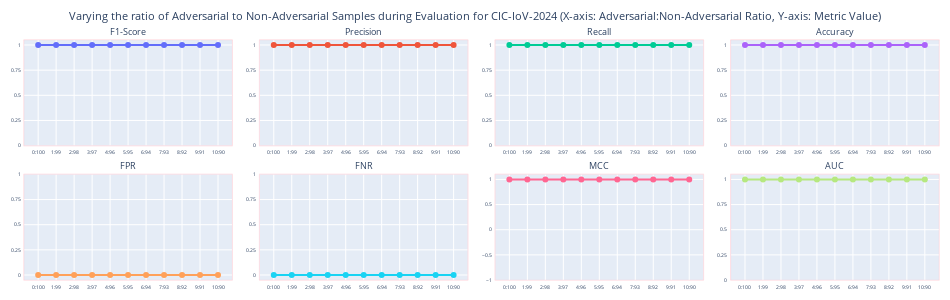

The cell this chart's notebook holds for it:
### Code cell
# Creating subplots
fig = make_subplots(
    rows=2, cols=4, 
    subplot_titles=("F1-Score", "Precision", "Recall", "Accuracy", "FPR", "FNR", "MCC", "AUC"),
    horizontal_spacing=0.03, vertical_spacing=0.12
)

# Adding traces
fig.add_trace(go.Scatter(x=ratio_labels, y=f1score_list, mode='lines+markers', name='F1-Score'), row=1, col=1)
fig.add_trace(go.Scatter(x=ratio_labels, y=precision_list, mode='lines+markers', name='Precision'), row=1, col=2)
fig.add_trace(go.Scatter(x=ratio_labels, y=recall_list, mode='lines+markers', name='Recall'), row=1, col=3)
fig.add_trace(go.Scatter(x=ratio_labels, y=accuracy_list, mode='lines+markers', name='Accuracy'), row=1, col=4)
fig.add_trace(go.Scatter(x=ratio_labels, y=fpr_list, mode='lines+markers', name='FPR'), row=2, col=1)
fig.add_trace(go.Scatter(x=ratio_labels, y=fnr_list, mode='lines+markers', name='FNR'), row=2, col=2)
fig.add_trace(go.Scatter(x=ratio_labels, y=mcc_list, mode='lines+markers', name='MCC'), row=2, col=3)
fig.add_trace(go.Scatter(x=ratio_labels, y=auc_list, mode='lines+markers', name='AUC'), row=2, col=4)

# Update layout
fig.update_layout(
    title={'text': f'Varying the ratio of Adversarial to Non-Adversarial Samples during Evaluation for {dataset_name} (X-axis: Adversarial:Non-Adversarial Ratio, Y-axis: Metric Value)', 'x': 0.5, 'xanchor': 'center'},
    height=300, width=950,
    showlegend=False,
    margin=dict(l=10, r=10, t=40, b=10),
    font=dict(size=8),  # General font size for axis text and other elements
)

# Update subplot titles font size
fig.update_layout(
    annotations=[dict(
        font=dict(size=9),  # Reduced font size for subplot titles
        xref="paper", yref="paper",
        showarrow=False
    ) for _ in range(8)]
)

eps = 0.05

fig.update_yaxes(range=[0, 1+eps], row=1, col=1, zeroline=True, dtick=0.25)
fig.update_yaxes(range=[0, 1+eps], row=1, col=2, zeroline=True, dtick=0.25)
fig.update_yaxes(range=[0, 1+eps], row=1, col=3, zeroline=True, dtick=0.25)
fig.update_yaxes(range=[0, 1+eps], row=1, col=4, zeroline=True, dtick=0.25)
fig.update_yaxes(range=[0-eps, 1], row=2, col=1, zeroline=False, dtick=0.25)
fig.update_yaxes(range=[0-eps, 1], row=2, col=2, zeroline=False, dtick=0.25)
fig.update_yaxes(range=[-1, 1+0.1], row=2, col=3, zeroline=False, dtick=0.50)
fig.update_yaxes(range=[0, 1+eps], row=2, col=4, zeroline=True, dtick=0.25)

# Increase the spacing between the graph and the ratio labels
fig.update_xaxes(linewidth=0.5, linecolor='pink', mirror=True, tickfont=dict(size=5), ticklabelposition="outside", ticklabelstandoff=2, dtick=0.1)
fig.update_yaxes(linewidth=0.5, linecolor='pink', mirror=True, tickfont=dict(size=5), ticklabelposition="outside", ticklabelstandoff=2)

fig.show()

### Figure 1 — Plotly figure (JSON) as saved in the notebook; plotly's stock layout.template omitted (floating-point values rounded to 4 significant figures)
{"data": [{"mode": "lines+markers", "name": "F1-Score", "type": "scatter", "x": ["0:100", "1:99", "2:98", "3:97", "4:96", "5:95", "6:94", "7:93", "8:92", "9:91", "10:90"], "xaxis": "x", "y": [1, 1, 1, 1, 1, 1, 1, 1, 1, 1, 1], "yaxis": "y"}, {"mode": "lines+markers", "name": "Precision", "type": "scatter", "x": ["0:100", "1:99", "2:98", "3:97", "4:96", "5:95", "6:94", "7:93", "8:92", "9:91", "10:90"], "xaxis": "x2", "y": [1, 1, 1, 1, 1, 1, 1, 1, 1, 1, 1], "yaxis": "y2"}, {"mode": "lines+markers", "name": "Recall", "type": "scatter", "x": ["0:100", "1:99", "2:98", "3:97", "4:96", "5:95", "6:94", "7:93", "8:92", "9:91", "10:90"], "xaxis": "x3", "y": [1, 1, 1, 1, 1, 1, 1, 1, 1, 1, 1], "yaxis": "y3"}, {"mode": "lines+markers", "name": "Accuracy", "type": "scatter", "x": ["0:100", "1:99", "2:98", "3:97", "4:96", "5:95", "6:94", "7:93", "8:92", "9:91", "10:90"], "xaxis": "x4", "y": [1, 1, 1, 1, 1, 1, 1, 1, 1, 1, 1], "yaxis": "y4"}, {"mode": "lines+markers", "name": "FPR", "type": "scatter", "x": ["0:100", "1:99", "2:98", "3:97", "4:96", "5:95", "6:94", "7:93", "8:92", "9:91", "10:90"], "xaxis": "x5", "y": [0, 0, 0, 0, 0, 0, 0, 0, 0, 0, 0], "yaxis": "y5"}, {"mode": "lines+markers", "name": "FNR", "type": "scatter", "x": ["0:100", "1:99", "2:98", "3:97", "4:96", "5:95", "6:94", "7:93", "8:92", "9:91", "10:90"], "xaxis": "x6", "y": [0, 0, 0, 0, 0, 0, 0, 0, 0, 0, 0], "yaxis": "y6"}, {"mode": "lines+markers", "name": "MCC", "type": "scatter", "x": ["0:100", "1:99", "2:98", "3:97", "4:96", "5:95", "6:94", "7:93", "8:92", "9:91", "10:90"], "xaxis": "x7", "y": [1, 1, 1, 1, 1, 1, 1, 1, 1, 1, 1], "yaxis": "y7"}, {"mode": "lines+markers", "name": "AUC", "type": "scatter", "x": ["0:100", "1:99", "2:98", "3:97", "4:96", "5:95", "6:94", "7:93", "8:92", "9:91", "10:90"], "xaxis": "x8", "y": [1, 1, 1, 1, 1, 1, 1, 1, 1, 1, 1], "yaxis": "y8"}], "layout": {"annotations": [{"font": {"size": 9}, "showarrow": false, "text": "F1-Score", "x": 0.1138, "xanchor": "center", "xref": "paper", "y": 1, "yanchor": "bottom", "yref": "paper"}, {"font": {"size": 9}, "showarrow": false, "text": "Precision", "x": 0.3712, "xanchor": "center", "xref": "paper", "y": 1, "yanchor": "bottom", "yref": "paper"}, {"font": {"size": 9}, "showarrow": false, "text": "Recall", "x": 0.6288, "xanchor": "center", "xref": "paper", "y": 1, "yanchor": "bottom", "yref": "paper"}, {"font": {"size": 9}, "showarrow": false, "text": "Accuracy", "x": 0.8862, "xanchor": "center", "xref": "paper", "y": 1, "yanchor": "bottom", "yref": "paper"}, {"font": {"size": 9}, "showarrow": false, "text": "FPR", "x": 0.1138, "xanchor": "center", "xref": "paper", "y": 0.44, "yanchor": "bottom", "yref": "paper"}, {"font": {"size": 9}, "showarrow": false, "text": "FNR", "x": 0.3712, "xanchor": "center", "xref": "paper", "y": 0.44, "yanchor": "bottom", "yref": "paper"}, {"font": {"size": 9}, "showarrow": false, "text": "MCC", "x": 0.6288, "xanchor": "center", "xref": "paper", "y": 0.44, "yanchor": "bottom", "yref": "paper"}, {"font": {"size": 9}, "showarrow": false, "text": "AUC", "x": 0.8862, "xanchor": "center", "xref": "paper", "y": 0.44, "yanchor": "bottom", "yref": "paper"}], "font": {"size": 8}, "height": 300, "margin": {"b": 10, "l": 10, "r": 10, "t": 40}, "showlegend": false, "title": {"text": "Varying the ratio of Adversarial to Non-Adversarial Samples during Evaluation for CIC-IoV-2024 (X-axis: Adversarial:Non-Adversarial Ratio, Y-axis: Metric Value)", "x": 0.5, "xanchor": "center"}, "width": 950, "xaxis": {"anchor": "y", "domain": [0, 0.2275], "dtick": 0.1, "linecolor": "pink", "linewidth": 0.5, "mirror": true, "tickfont": {"size": 5}, "ticklabelposition": "outside", "ticklabelstandoff": 2}, "xaxis2": {"anchor": "y2", "domain": [0.2575, 0.485], "dtick": 0.1, "linecolor": "pink", "linewidth": 0.5, "mirror": true, "tickfont": {"size": 5}, "ticklabelposition": "outside", "ticklabelstandoff": 2}, "xaxis3": {"anchor": "y3", "domain": [0.515, 0.7425], "dtick": 0.1, "linecolor": "pink", "linewidth": 0.5, "mirror": true, "tickfont": {"size": 5}, "ticklabelposition": "outside", "ticklabelstandoff": 2}, "xaxis4": {"anchor": "y4", "domain": [0.7725, 1], "dtick": 0.1, "linecolor": "pink", "linewidth": 0.5, "mirror": true, "tickfont": {"size": 5}, "ticklabelposition": "outside", "ticklabelstandoff": 2}, "xaxis5": {"anchor": "y5", "domain": [0, 0.2275], "dtick": 0.1, "linecolor": "pink", "linewidth": 0.5, "mirror": true, "tickfont": {"size": 5}, "ticklabelposition": "outside", "ticklabelstandoff": 2}, "xaxis6": {"anchor": "y6", "domain": [0.2575, 0.485], "dtick": 0.1, "linecolor": "pink", "linewidth": 0.5, "mirror": true, "tickfont": {"size": 5}, "ticklabelposition": "outside", "ticklabelstandoff": 2}, "xaxis7": {"anchor": "y7", "domain": [0.515, 0.7425], "dtick": 0.1, "linecolor": "pink", "linewidth": 0.5, "mirror": true, "tickfont": {"size": 5}, "ticklabelposition": "outside", "ticklabelstandoff": 2}, "xaxis8": {"anchor": "y8", "domain": [0.7725, 1], "dtick": 0.1, "linecolor": "pink", "linewidth": 0.5, "mirror": true, "tickfont": {"size": 5}, "ticklabelposition": "outside", "ticklabelstandoff": 2}, "yaxis": {"anchor": "x", "domain": [0.56, 1], "dtick": 0.25, "linecolor": "pink", "linewidth": 0.5, "mirror": true, "range": [0, 1.05], "tickfont": {"size": 5}, "ticklabelposition": "outside", "ticklabelstandoff": 2, "zeroline": true}, "yaxis2": {"anchor": "x2", "domain": [0.56, 1], "dtick": 0.25, "linecolor": "pink", "linewidth": 0.5, "mirror": true, "range": [0, 1.05], "tickfont": {"size": 5}, "ticklabelposition": "outside", "ticklabelstandoff": 2, "zeroline": true}, "yaxis3": {"anchor": "x3", "domain": [0.56, 1], "dtick": 0.25, "linecolor": "pink", "linewidth": 0.5, "mirror": true, "range": [0, 1.05], "tickfont": {"size": 5}, "ticklabelposition": "outside", "ticklabelstandoff": 2, "zeroline": true}, "yaxis4": {"anchor": "x4", "domain": [0.56, 1], "dtick": 0.25, "linecolor": "pink", "linewidth": 0.5, "mirror": true, "range": [0, 1.05], "tickfont": {"size": 5}, "ticklabelposition": "outside", "ticklabelstandoff": 2, "zeroline": true}, "yaxis5": {"anchor": "x5", "domain": [0, 0.44], "dtick": 0.25, "linecolor": "pink", "linewidth": 0.5, "mirror": true, "range": [-0.05, 1], "tickfont": {"size": 5}, "ticklabelposition": "outside", "ticklabelstandoff": 2, "zeroline": false}, "yaxis6": {"anchor": "x6", "domain": [0, 0.44], "dtick": 0.25, "linecolor": "pink", "linewidth": 0.5, "mirror": true, "range": [-0.05, 1], "tickfont": {"size": 5}, "ticklabelposition": "outside", "ticklabelstandoff": 2, "zeroline": false}, "yaxis7": {"anchor": "x7", "domain": [0, 0.44], "dtick": 0.5, "linecolor": "pink", "linewidth": 0.5, "mirror": true, "range": [-1, 1.1], "tickfont": {"size": 5}, "ticklabelposition": "outside", "ticklabelstandoff": 2, "zeroline": false}, "yaxis8": {"anchor": "x8", "domain": [0, 0.44], "dtick": 0.25, "linecolor": "pink", "linewidth": 0.5, "mirror": true, "range": [0, 1.05], "tickfont": {"size": 5}, "ticklabelposition": "outside", "ticklabelstandoff": 2, "zeroline": true}}}
